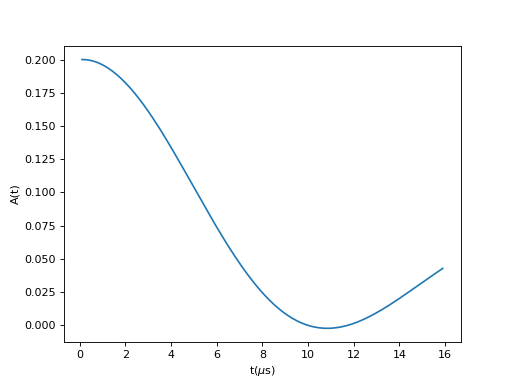

Generate this figure with Python:
from mantid.simpleapi import FunctionWrapper
import matplotlib.pyplot as plt
import numpy as np
x = np.arange(0.1,16,0.1)
y = FunctionWrapper("PCRmagnet")
fig, ax=plt.subplots()
ax.plot(x, y(x))
ax.set_xlabel('t($\mu$s)')
ax.set_ylabel('A(t)')
